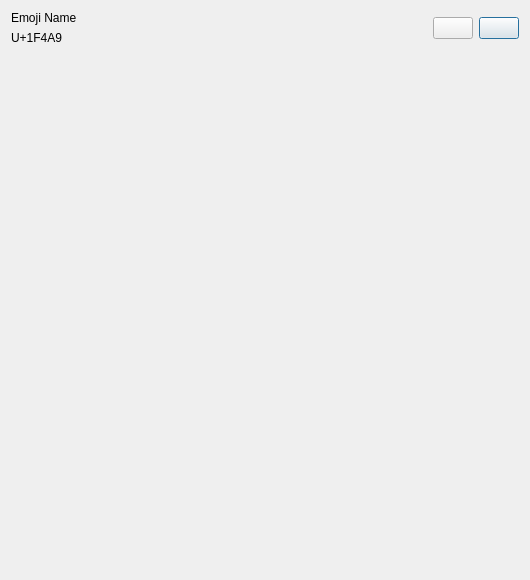
<?xml version="1.0" encoding="UTF-8"?>
<ui version="4.0">
 <class>EmojiPopup</class>
 <widget class="QDialog" name="EmojiPopup">
  <property name="geometry">
   <rect>
    <x>0</x>
    <y>0</y>
    <width>530</width>
    <height>580</height>
   </rect>
  </property>
  <property name="windowTitle">
   <string>Dialog</string>
  </property>
  <layout class="QGridLayout" name="gridLayout">
   <item row="0" column="0">
    <widget class="QLabel" name="emojiName">
     <property name="sizePolicy">
      <sizepolicy hsizetype="Expanding" vsizetype="Preferred">
       <horstretch>0</horstretch>
       <verstretch>0</verstretch>
      </sizepolicy>
     </property>
     <property name="text">
      <string>Emoji Name</string>
     </property>
    </widget>
   </item>
   <item row="1" column="0">
    <widget class="QLabel" name="emojiUnicode">
     <property name="sizePolicy">
      <sizepolicy hsizetype="Expanding" vsizetype="Preferred">
       <horstretch>0</horstretch>
       <verstretch>0</verstretch>
      </sizepolicy>
     </property>
     <property name="text">
      <string>U+1F4A9</string>
     </property>
    </widget>
   </item>
   <item row="0" column="2" rowspan="2">
    <widget class="QPushButton" name="copyButton">
     <property name="text">
      <string/>
     </property>
     <property name="icon">
      <iconset resource="resources.qrc">
       <normaloff>:/images/ic_content_copy_black_24px.svg</normaloff>:/images/ic_content_copy_black_24px.svg</iconset>
     </property>
     <property name="iconSize">
      <size>
       <width>24</width>
       <height>24</height>
      </size>
     </property>
    </widget>
   </item>
   <item row="0" column="1" rowspan="2">
    <widget class="QPushButton" name="favoriteButton">
     <property name="text">
      <string/>
     </property>
     <property name="icon">
      <iconset resource="resources.qrc">
       <normaloff>:/images/ic_favorite_border_black_24px.svg</normaloff>:/images/ic_favorite_border_black_24px.svg</iconset>
     </property>
     <property name="iconSize">
      <size>
       <width>24</width>
       <height>24</height>
      </size>
     </property>
    </widget>
   </item>
   <item row="2" column="0" colspan="3">
    <spacer name="verticalSpacer">
     <property name="orientation">
      <enum>Qt::Vertical</enum>
     </property>
     <property name="sizeHint" stdset="0">
      <size>
       <width>20</width>
       <height>40</height>
      </size>
     </property>
    </spacer>
   </item>
  </layout>
 </widget>
 <resources>
  <include location="resources.qrc"/>
 </resources>
 <connections/>
</ui>
